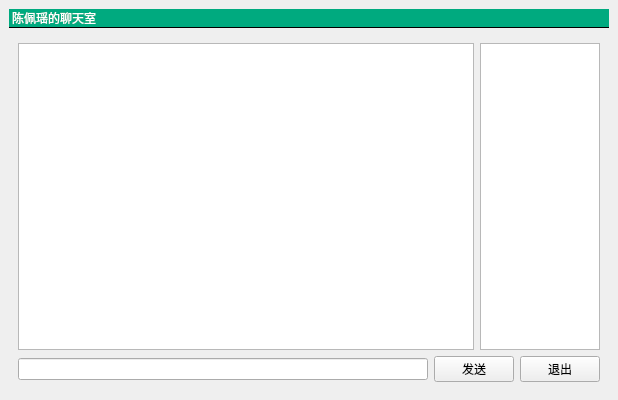
<?xml version="1.0" encoding="UTF-8"?>
<ui version="4.0">
 <class>MainWindow</class>
 <widget class="QMainWindow" name="MainWindow">
  <property name="geometry">
   <rect>
    <x>0</x>
    <y>0</y>
    <width>618</width>
    <height>400</height>
   </rect>
  </property>
  <property name="windowTitle">
   <string>聊天室客户端</string>
  </property>
  <property name="styleSheet">
   <string notr="true">#titleLabel{
background:white;
border:none;
border-bottom:1px solid black;
paddiing:5px;
font:24px&quot;黑体&quot;;
color:rgb(255,255,255);
background-color:rgba(0,170,127,255)
}

#mainFrame{
border:none;
background:white;
}

#loginFrame{
background:qlineargradient(x1:0,y1:0,x2:0,y2:1,stop:0#ddf,stop:1 #aff);
border:1px solid gray;
padding:10px;
border-radius:25px;
}</string>
  </property>
  <widget class="QWidget" name="centralwidget">
   <layout class="QGridLayout" name="gridLayout_3">
    <item row="0" column="0">
     <widget class="QLabel" name="titleLabel">
      <property name="styleSheet">
       <string notr="true"/>
      </property>
      <property name="text">
       <string>陈佩瑶的聊天室</string>
      </property>
     </widget>
    </item>
    <item row="1" column="0">
     <widget class="QStackedWidget" name="stackedWidget">
      <property name="currentIndex">
       <number>0</number>
      </property>
      <widget class="QWidget" name="chatPage">
       <layout class="QVBoxLayout" name="verticalLayout">
        <item>
         <layout class="QHBoxLayout" name="horizontalLayout">
          <item>
           <widget class="QTextEdit" name="roomTextEdit"/>
          </item>
          <item>
           <widget class="QListView" name="userListView">
            <property name="maximumSize">
             <size>
              <width>120</width>
              <height>16777215</height>
             </size>
            </property>
           </widget>
          </item>
         </layout>
        </item>
        <item>
         <layout class="QHBoxLayout" name="horizontalLayout_2">
          <item>
           <widget class="QLineEdit" name="sayLineEdit"/>
          </item>
          <item>
           <widget class="QPushButton" name="sayButton">
            <property name="text">
             <string>发送</string>
            </property>
           </widget>
          </item>
          <item>
           <widget class="QPushButton" name="logoutButton">
            <property name="text">
             <string>退出</string>
            </property>
           </widget>
          </item>
         </layout>
        </item>
       </layout>
      </widget>
      <widget class="QWidget" name="loginPage">
       <layout class="QGridLayout" name="gridLayout_2">
        <item row="0" column="1">
         <spacer name="verticalSpacer_2">
          <property name="orientation">
           <enum>Qt::Vertical</enum>
          </property>
          <property name="sizeHint" stdset="0">
           <size>
            <width>20</width>
            <height>89</height>
           </size>
          </property>
         </spacer>
        </item>
        <item row="1" column="0">
         <spacer name="horizontalSpacer">
          <property name="orientation">
           <enum>Qt::Horizontal</enum>
          </property>
          <property name="sizeHint" stdset="0">
           <size>
            <width>174</width>
            <height>20</height>
           </size>
          </property>
         </spacer>
        </item>
        <item row="1" column="1">
         <widget class="QFrame" name="loginFrame">
          <property name="frameShape">
           <enum>QFrame::StyledPanel</enum>
          </property>
          <property name="frameShadow">
           <enum>QFrame::Raised</enum>
          </property>
          <layout class="QVBoxLayout" name="verticalLayout_2">
           <item>
            <layout class="QGridLayout" name="gridLayout">
             <item row="0" column="0">
              <widget class="QLabel" name="label_2">
               <property name="text">
                <string>服务器地址</string>
               </property>
              </widget>
             </item>
             <item row="1" column="0">
              <widget class="QLabel" name="label_3">
               <property name="text">
                <string>昵称</string>
               </property>
              </widget>
             </item>
             <item row="1" column="1">
              <widget class="QLineEdit" name="lineEdit_2"/>
             </item>
             <item row="0" column="1">
              <widget class="QLineEdit" name="serverEdit"/>
             </item>
            </layout>
           </item>
           <item>
            <spacer name="verticalSpacer">
             <property name="orientation">
              <enum>Qt::Vertical</enum>
             </property>
             <property name="sizeType">
              <enum>QSizePolicy::Fixed</enum>
             </property>
             <property name="sizeHint" stdset="0">
              <size>
               <width>20</width>
               <height>10</height>
              </size>
             </property>
            </spacer>
           </item>
           <item>
            <widget class="QPushButton" name="loginButton">
             <property name="text">
              <string>登录聊天室</string>
             </property>
            </widget>
           </item>
          </layout>
         </widget>
        </item>
        <item row="1" column="2">
         <spacer name="horizontalSpacer_2">
          <property name="orientation">
           <enum>Qt::Horizontal</enum>
          </property>
          <property name="sizeHint" stdset="0">
           <size>
            <width>174</width>
            <height>20</height>
           </size>
          </property>
         </spacer>
        </item>
        <item row="2" column="1">
         <spacer name="verticalSpacer_3">
          <property name="orientation">
           <enum>Qt::Vertical</enum>
          </property>
          <property name="sizeHint" stdset="0">
           <size>
            <width>20</width>
            <height>89</height>
           </size>
          </property>
         </spacer>
        </item>
       </layout>
      </widget>
     </widget>
    </item>
   </layout>
  </widget>
 </widget>
 <resources/>
 <connections/>
</ui>
